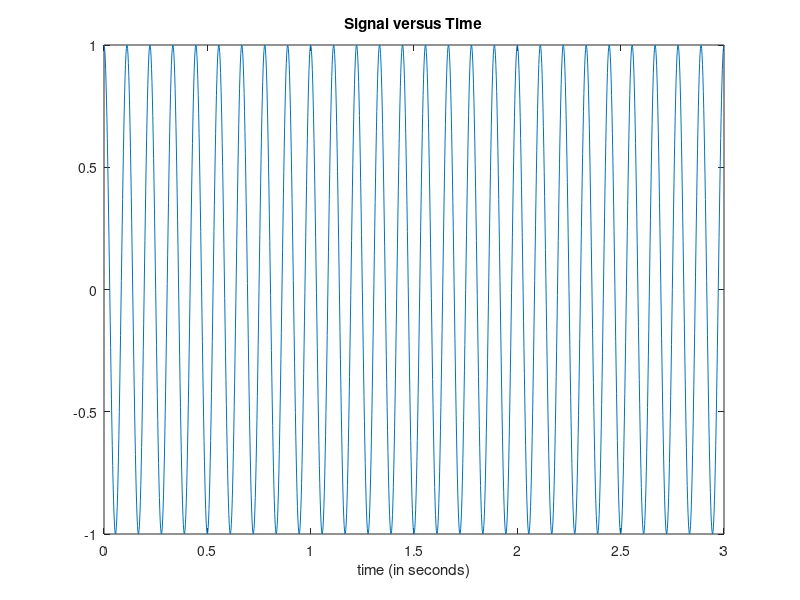
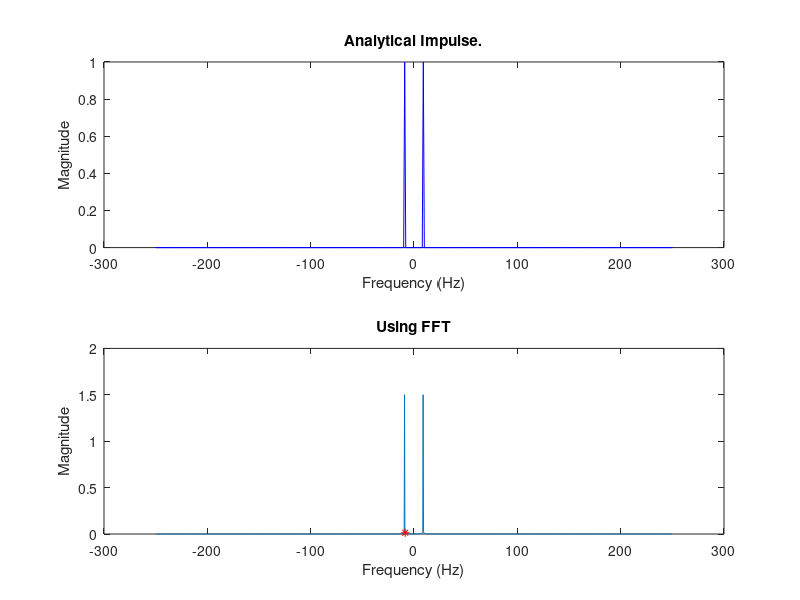
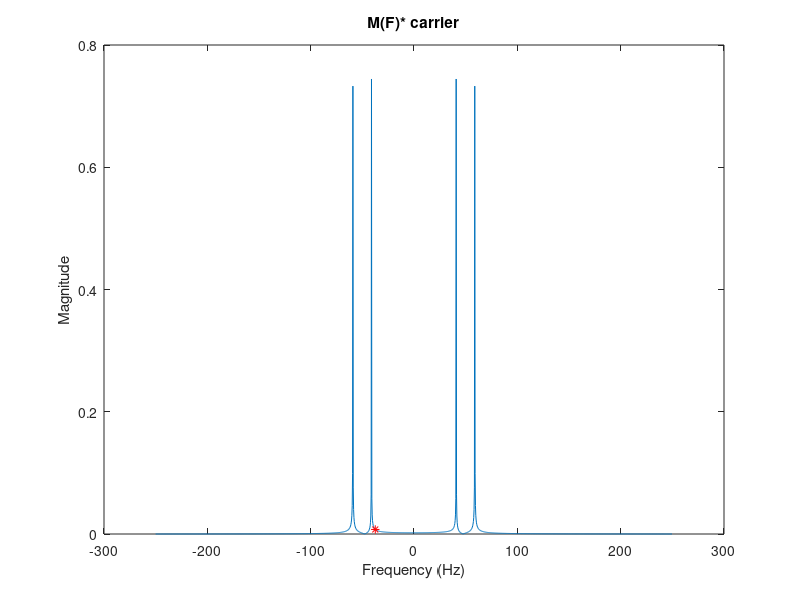
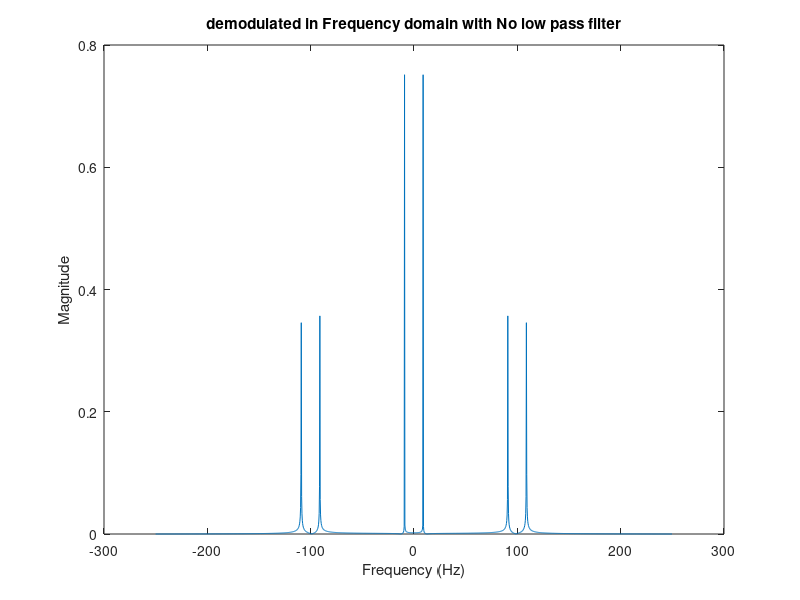

Recreate these plots in MATLAB, in order. (Note: this script raises an error after producing the figures.)
       %%Time specifications:
Fs=500;
t = 0:1/Fs:3;  %
   % seconds
   %%Sine wave:
   Fc = 9;                     % hertz
   x = cos(2*pi*Fc*t);
   % Plot the signal versus time:
  figure;
 plot(t,x);
   xlabel('time (in seconds)');
   title('Signal versus Time');
 zoom xon;
 figure;
%_____part1________________________________________________________________________________ 
 t = (-250:1:250)';
% The analytical solution of Fourier transform.
impulse = t==9;
impulse_1=t==-9;
%_____part2__________________________________________________________________________
subplot(2,1,1);
plot(t,impulse,'b')
hold on;
plot(t,impulse_1,'b')
hold off;
xlabel('Frequency (Hz)')
ylabel('Magnitude')
title('Analytical Impulse.');
Y = fft(x);   
f = (0:length(Y)-1)*Fs/length(Y);
P = abs(Y);
n = length(x);                         
fshift = (-n/2:n/2-1)*(Fs/n);
yshift = fftshift(abs(Y));
subplot(2,1,2);plot(fshift,yshift/Fs)
xlabel('Frequency (Hz)')
ylabel('Magnitude')
title('Using FFT');
%_________part3__________________________________________________________________
 yi = max(yshift)*(1/100) ;
 %Getting the Band width of the signal.
[val,idx]=min(abs(yshift-yi));
 BW=abs(abs(fshift(idx))-9)*2;
 hold on
 plot(fshift(idx),yshift(idx)/Fs,'r*')
 disp(BW); 
 %__________part4___________________________________________________________________
%%Time specifications:
   
t = 0:1/Fs:3;  % Time vector 
 % The modulated signal.               
modul_sig=cos(2*pi*50*t).*(cos(2*pi*Fc*t));
%getting the Fourier transform.
Y_modu = fft(modul_sig);   
f_modu = (0:length(Y_modu)-1)*Fs/length(Y_modu);
P_modu = abs(Y_modu);
n = length(modul_sig);
figure;
fshift_modu = (-n/2:n/2-1)*(Fs/n);
yshift_modu = fftshift(abs(Y_modu));
plot(fshift_modu,abs(yshift_modu)/Fs)
xlabel('Frequency (Hz)')
ylabel('Magnitude')
title('M(F)* carrier');
%getting the bandwidth.
    yi_modu = max(yshift_modu)*(1/100) ;
[val_modu,idx_modu]=min(abs(yshift_modu-yi_modu));
  BW_modu=abs(abs(fshift_modu(abs(idx_modu)))-50)*2;
  hold on
 plot(fshift_modu(idx_modu),yshift_modu(idx_modu)/Fs,'r*')
  disp(BW_modu);
 %_______part4 a___________________________________________________________
demodu_sig=modul_sig.*cos(2*pi*50*t);
Y_demodu = fft(demodu_sig);   
f_demodu = (0:length(Y_demodu)-1)*Fs/length(Y_demodu);
P_demodu = abs(Y_demodu);
n = length(demodu_sig);
fshift_demodu = (-n/2:n/2-1)*(Fs/n);
yshift_demodu = fftshift(abs(Y_demodu));
figure;
plot(fshift_demodu,yshift_demodu/Fs)
xlabel('Frequency (Hz)')
ylabel('Magnitude')
title('demodulated in Frequency domain with No low pass filter');
%using Low pass Filter.
 yi_3 = -20 ;
 [val_3,idx_3]=min(abs(fshift_demodu-yi_3));
 DSB=yshift_demodu;
 DSB(1:idx_3)=0;
  yi_3 = 20 ;
 [val_3,idx_3]=min(abs(fshift_demodu-yi_3));
 DSB(idx_3:length(fshift_demodu))= 0;
 figure;
plot(fshift_demodu,DSB/Fs)
xlabel('Frequency (Hz)')
ylabel('Magnitude')
title('demodulated in Frequency domain with low pass filter.');
% using inverse fourier transform.
filterd=ifftshift(DSB);
filterd=ifft(filterd);
figure
    plot(t,x,t,filterd)
    grid
   legend('Original','Filtered')
   xlabel('time (s)')
ylabel('Magnitude')
title('signal after coherent detector and the orginal signal.');
   %________________________________________DSB___________________________
% make USB only
yi_3 = 50;
yi_4 = 0;
yi_5=-50;
 [val_3,idx_3]=min(abs(fshift_modu-yi_3));
 [val_4,idx_4]=min(abs(fshift_modu-yi_4));
 [val_5,idx_5]=min(abs(fshift_modu-yi_5));
 %USB in postive side.
 ssb=yshift_modu;
 ssb(idx_4:idx_3)= 0;
 %USB in negative side.
 ssb(idx_5:idx_4)= 0;
 yi_6= max(abs(ssb))*1/100;
 [val_6,idx_6]=min(abs(ssb-yi_6));
 BW_SSB=abs(abs(fshift_modu(idx_6))-59)*2;
 disp(BW_SSB);
 %___________________________________________________C__________________
 
 figure;
 plot(fshift_modu,ssb/Fs)
 xlabel('Frequency (Hz)')
ylabel('Magnitude')
title('SSB-USB in Frequency domain');
   hold on
 plot(fshift_modu(idx_6),ssb(idx_6)/Fs,'r*')
 hold off
 %_____________________________________________________________________
 cohernet_cos=cos(2*pi*50*t);
 filterd_1=ifftshift(ssb);
filterd_1=ifft(filterd_1);
cohernet_cos=cohernet_cos.*filterd_1;
Y_cohssb= fft(cohernet_cos);   
f_cohssb = (0:length(Y_cohssb)-1)*Fs/length(Y_cohssb);
P_cohssb = abs(Y_cohssb);
n = length(cohernet_cos);
fshift_cohssb = (-n/2:n/2-1)*(Fs/n);
yshift_cohssb = fftshift(P_cohssb);
% apply low pass filter.
 yi_3 = -20 ;
 [val_3,idx_3]=min(abs(fshift_cohssb-yi_3));
 SSB=yshift_cohssb;
 SSB(1:idx_3)=0;
  yi_3 = 20 ;
 [val_3,idx_3]=min(abs(fshift_cohssb-yi_3));
 SSB(idx_3:length(fshift_cohssb))= 0;
 filterd=ifftshift(SSB);
filterd=ifft(filterd);
figure
    plot(t,x,t,filterd)
    grid
   legend('Original','Filtered')
   xlabel('time (s)')
ylabel('Magnitude')
title('signal after coherent detector and the orginal signal.');
%______________________________________________________________SSB_________   
  ka=0.4;
   Fs=500;
t = 0:1/Fs:3;
AM_modu=(1+ka.*x).*cos(2*pi*50*t);
Y_AM= fft(AM_modu);   
f_AM = (0:length(Y_AM)-1)*Fs/length(Y_AM);
P_AM = abs(Y_AM);
n = length(AM_modu);
fshift_AM = (-n/2:n/2-1)*(Fs/n);
yshift_AM = fftshift(abs(Y_AM));
figure;
plot(fshift_AM,yshift_AM/Fs)
 xlabel('Frequency (Hz)')
ylabel('Magnitude')
title('Conventional AM in Frequency domain k_a=0.4');
yi_6= max(abs(yshift_AM))*1/100;
 [val_6,idx_6]=min(abs(abs(yshift_AM)-yi_6));
distance=0;
id=0;
for i=1:length(fshift_AM)
    if yshift_AM(i) >= yi_6
       if distance < abs(abs(fshift_AM(abs(i)))-50)
           distance=abs(abs(fshift_AM(abs(i)))-50);
           id=i;
       end
    end
end
%disp(distance); 
%disp(id);
  hold on
 plot(fshift_AM(id),yshift_AM(id)/Fs,'r*')
 BW_AM=distance*2;
 disp(BW_AM);
figure;
plot(t(1:l),AM_modu(1:l), 'b');
hold on;
envelope = abs(hilbert(AM_modu));
% hilbert transform to calculate the envelope of the signal
plot(t(1:l),envelope(1:l), 'r');
xlabel('time (s)')
ylabel('Magnitude')
title('Zoomed envelope dectector VS s(t).k_a=0.4')
legend('s(t)','Envelope')
hold off
figure;
plot(t(1:l),x(1:l), 'b');
hold on;
% hilbert transform to calculate the envelope of the signal
plot(t(1:l),envelope(1:l), 'r');
xlabel('time (s)')
ylabel('Magnitude')
title('Zoomed envelope dectector VS m(t).k_a=0.4')
legend('m(t)','Envelope')
hold off
figure;
plot(t,AM_modu, 'b');
hold on;
envelope = abs(hilbert(AM_modu));
% hilbert transform to calculate the envelope of the signal
plot(t,envelope, 'r');
xlabel('time (s)')
ylabel('Magnitude')
title('envelope dectector VS s(t).k_a=0.4')
legend('s(t)','Envelope')
hold off
figure;
plot(t,x, 'b');
hold on;
% hilbert transform to calculate the envelope of the signal
plot(t,envelope, 'r');
xlabel('time (s)')
ylabel('Magnitude')
title('envelope dectector VS m(t).k_a=0.4')
legend('m(t)','Envelope')
hold off
Y_envelope= fft(envelope);   
f_envelope = (0:length(Y_envelope)-1)*Fs/length(Y_envelope);
P_envelope = Y_envelope;
n = length(envelope);
fshift_envelope = (-n/2:n/2-1)*(Fs/n);
yshift_envelope = fftshift(abs(Y_envelope));
figure
   plot(fshift_envelope,yshift_envelope/Fs,fshift_AM,yshift_AM/Fs)
   grid
   xlabel('Frequency (Hz)')
ylabel('Magnitude')
title('envelope dectector in frequency domain.k_a=0.4');
   legend('Envelope','modulated')
   
   %_________________________________________________________
   %___________________________________________________
   %______________________________________________________-
   ka=1.5;
   Fs = 500;
AM_modu=(1+ka.*x).*cos(2*pi*50*t);
Y_AM= fft(AM_modu);   
f_AM = (0:length(Y_AM)-1)*Fs/length(Y_AM);
P_AM = abs(Y_AM);
n = length(AM_modu);
fshift_AM = (-n/2:n/2-1)*(Fs/n);
yshift_AM = fftshift(abs(Y_AM));
figure;
plot(fshift_AM,yshift_AM/Fs)
 xlabel('Frequency (Hz)')
ylabel('Magnitude')
title('Conventional AM in Frequency domain k_a=1.5');
yi_6= max(abs(yshift_AM))*1/100;
 [val_6,idx_6]=min(abs(abs(yshift_AM)-yi_6));
distance=0;
id=0;
for i=1:length(fshift_AM)
    if yshift_AM(i) >= yi_6
       if distance < abs(abs(fshift_AM(abs(i)))-50)
           distance=abs(abs(fshift_AM(abs(i)))-50);
           id=i;
       end
    end
end
%disp(distance); 
%disp(id);
  hold on
 plot(fshift_AM(id),yshift_AM(id)/Fs,'r*')
 BW_AM=distance*2;
 disp(BW_AM);
 figure;
plot(t(1:l),AM_modu(1:l), 'b');
hold on;
envelope = abs(hilbert(AM_modu)); % hilbert transform to calculate the envelope of the signal
plot(t(1:l),envelope(1:l), 'r');
xlabel('time (s)')
ylabel('Magnitude')
title(' Zoomed envelope dectector VS s(t)k_a =1.5')
legend('s(t)','Envelope')
hold off 
figure;
plot(t(1:l),x(1:l), 'b');
hold on;
% hilbert transform to calculate the envelope of the signal
plot(t(1:l),envelope(1:l), 'r');
xlabel('time (s)')
ylabel('Magnitude')
title(' zoomed envelope dectector VS m(t) k_a=1.5.')
legend('m(t)','Envelope')
hold off
plot(t,AM_modu, 'b');
hold on;
envelope = abs(hilbert(AM_modu)); % hilbert transform to calculate the envelope of the signal
plot(t,envelope, 'r');
xlabel('time (s)')
ylabel('Magnitude')
title('envelope dectector VS s(t)k_a =1.5')
legend('s(t)','Envelope')
hold off 
figure;
plot(t,x, 'b');
hold on;
% hilbert transform to calculate the envelope of the signal
plot(t,envelope, 'r');
xlabel('time (s)')
ylabel('Magnitude')
title('envelope dectector VS m(t) k_a=1.5.')
legend('m(t)','Envelope')
hold off
%____________________________________________Envelope detector second
%way____________
  ka=0.4;
   Fs=500;
   l=200;
i=600;
t = 0:1/Fs:3;
AM_modu=(1+ka.*x).*cos(2*pi*50*t);
Y_AM= fft(AM_modu);   
f_AM = (0:length(Y_AM)-1)*Fs/length(Y_AM);
P_AM = abs(Y_AM);
n = length(AM_modu);
fshift_AM = (-n/2:n/2-1)*(Fs/n);
yshift_AM = fftshift(abs(Y_AM));
figure;
plot(fshift_AM,yshift_AM/Fs)
 xlabel('Frequency (Hz)')
ylabel('Magnitude')
title('Conventional AM in Frequency domain k_a=0.4');
yi_6= max(abs(yshift_AM))*1/100;
 [val_6,idx_6]=min(abs(abs(yshift_AM)-yi_6));
distance=0;
id=0;
for i=1:length(fshift_AM)
    if yshift_AM(i) >= yi_6
       if distance < abs(abs(fshift_AM(abs(i)))-50)
           distance=abs(abs(fshift_AM(abs(i)))-50);
           id=i;
       end
    end
end
%disp(distance); 
%disp(id);
  hold on
 plot(fshift_AM(id),yshift_AM(id)/Fs,'r*')
 BW_AM=distance*2;
 disp(BW_AM);
figure;
plot(t(1:l),AM_modu(1:l), 'b');
hold on;
d=(AM_modu.*cos(2*pi*50*t));
envelope=conv(d,exp(-t/(1/35)));
% hilbert transform to calculate the envelope of the signal
plot(t(1:l),envelope(1:l), 'r');
xlabel('time (s)')
ylabel('Magnitude')
title('envelope dectector VS s(t)..ka=0.4')
legend('s(t)','Envelope')
hold off
figure;
plot(t(1:l),x(1:l), 'b');
hold on;
% hilbert transform to calculate the envelope of the signal
plot(t(1:l),envelope(1:l), 'r');
xlabel('time (s)')
ylabel('Magnitude')
title('envelope dectector VS m(t)..ka=0.4')
legend('m(t)','Envelope')
hold off
Y_envelope= fft(envelope);   
f_envelope = (0:length(Y_envelope)-1)*Fs/length(Y_envelope);
P_envelope = Y_envelope;
n = length(envelope);
fshift_envelope = (-n/2:n/2-1)*(Fs/n);
yshift_envelope = fftshift(abs(Y_envelope));
figure
   plot(fshift_envelope,yshift_envelope/Fs,fshift_AM,yshift_AM/Fs)
   grid
   xlabel('Frequency (Hz)')
ylabel('Magnitude')
title('envelope dectector in frequency domain.ka=0.4');
   legend('Envelope','modulated')
   
   
 %_________________________________________________________________
    ka=1.5;
   Fs=500;
   l=200;
t = 0:1/Fs:3;
AM_modu=(1+ka.*x).*cos(2*pi*50*t);
Y_AM= fft(AM_modu);   
f_AM = (0:length(Y_AM)-1)*Fs/length(Y_AM);
P_AM = abs(Y_AM);
n = length(AM_modu);
fshift_AM = (-n/2:n/2-1)*(Fs/n);
yshift_AM = fftshift(abs(Y_AM));
figure;
plot(fshift_AM,yshift_AM/Fs)
 xlabel('Frequency (Hz)')
ylabel('Magnitude')
title('Conventional AM in Frequency domain k_a=1.5');
yi_6= max(abs(yshift_AM))*1/100;
 [val_6,idx_6]=min(abs(abs(yshift_AM)-yi_6));
distance=0;
id=0;
for i=1:length(fshift_AM)
    if yshift_AM(i) >= yi_6
       if distance < abs(abs(fshift_AM(abs(i)))-50)
           distance=abs(abs(fshift_AM(abs(i)))-50);
           id=i;
       end
    end
end
%disp(distance); 
%disp(id);
  hold on
 plot(fshift_AM(id),yshift_AM(id)/Fs,'r*')
 BW_AM=distance*2;
 disp(BW_AM);
figure;
plot(t(1:l),AM_modu(1:l), 'b');
hold on;
d=(AM_modu.*cos(2*pi*50*t));
envelope=conv(d,exp(-t/(1/35)));
% hilbert transform to calculate the envelope of the signal
plot(t(1:l),envelope(1:l), 'r');
xlabel('time (s)')
ylabel('Magnitude')
title('envelope dectector VS s(t) ka=1.5.')
legend('s(t)','Envelope')
hold off
figure;
plot(t(1:l),x(1:l), 'b');
hold on;
% hilbert transform to calculate the envelope of the signal
plot(t(1:l),envelope(1:l), 'r');
xlabel('time (s)')
ylabel('Magnitude')
title('envelope dectector VS m(t) ka=1.5.')
legend('m(t)','Envelope')
hold off
Y_envelope= fft(envelope);   
f_envelope = (0:length(Y_envelope)-1)*Fs/length(Y_envelope);
P_envelope = Y_envelope;
n = length(envelope);
fshift_envelope = (-n/2:n/2-1)*(Fs/n);
yshift_envelope = fftshift(abs(Y_envelope));
figure
   plot(fshift_envelope,yshift_envelope/Fs,fshift_AM,yshift_AM/Fs)
   grid
   xlabel('Frequency (Hz)')
ylabel('Magnitude')
title('envelope dectector in frequency domain ka=1.5.');
   legend('Envelope','modulated')

%____________________________Envelope detector_____________________________%____________________________Envelope detector_____________________________